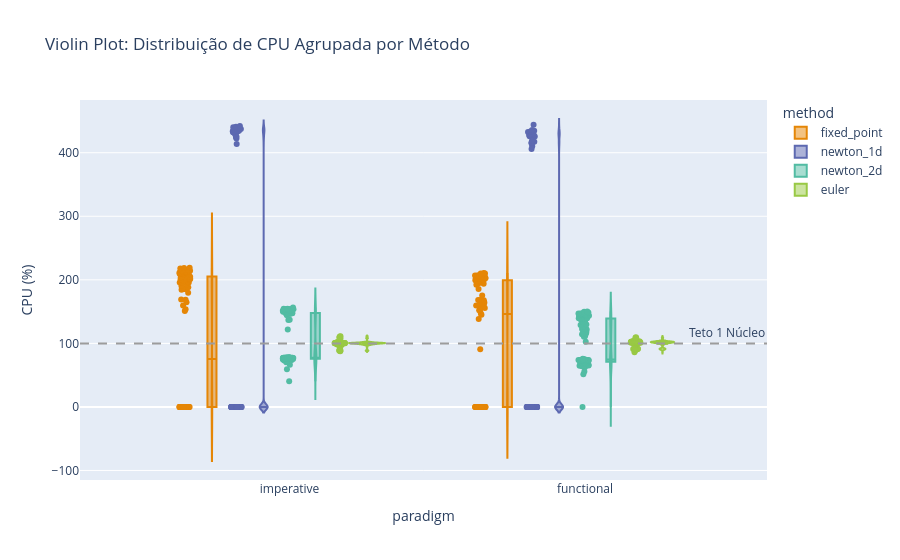

Notebook code for this chart:
### Code cell
# Gráfico de Violino para CPU (Onde os 600% aparecem como densidade)
fig_violin = px.violin(df, 
                       x="paradigm", 
                       y="cpu_usage_percent", 
                       color="method", 
                       box=True,      # Adiciona o boxplot interno
                       points="all",  # Mostra todos os pontos para transparência total
                       hover_data=['run_id'],
                       title="Violin Plot: Distribuição de CPU Agrupada por Método",
                       labels={"cpu_usage_percent": "CPU (%)"},
                       color_discrete_sequence=px.colors.qualitative.Vivid)

fig_violin.add_hline(y=100, line_dash="dash", line_color="#9C9C9C", annotation_text="Teto 1 Núcleo")
fig_violin.show()

### Figure 1 — Plotly figure (JSON) as saved in the notebook; plotly's stock layout.template omitted (floating-point values rounded to 4 significant figures; data arrays with more than 128 entries replaced by an {"elided": "..."} marker saying what was removed)
{"data": [{"alignmentgroup": "True", "box": {"visible": true}, "customdata": {"elided": "200x1 int values"}, "hovertemplate": "method=fixed_point<br>paradigm=%{x}<br>CPU (%)=%{y}<br>run_id=%{customdata[0]}<extra></extra>", "legendgroup": "fixed_point", "marker": {"color": "rgb(229, 134, 6)"}, "name": "fixed_point", "offsetgroup": "fixed_point", "orientation": "v", "points": "all", "scalegroup": "True", "showlegend": true, "type": "violin", "x": {"elided": "200 str values"}, "x0": " ", "xaxis": "x", "y": {"elided": "200 float values"}, "y0": " ", "yaxis": "y"}, {"alignmentgroup": "True", "box": {"visible": true}, "customdata": {"elided": "200x1 int values"}, "hovertemplate": "method=newton_1d<br>paradigm=%{x}<br>CPU (%)=%{y}<br>run_id=%{customdata[0]}<extra></extra>", "legendgroup": "newton_1d", "marker": {"color": "rgb(93, 105, 177)"}, "name": "newton_1d", "offsetgroup": "newton_1d", "orientation": "v", "points": "all", "scalegroup": "True", "showlegend": true, "type": "violin", "x": {"elided": "200 str values"}, "x0": " ", "xaxis": "x", "y": {"elided": "200 float values"}, "y0": " ", "yaxis": "y"}, {"alignmentgroup": "True", "box": {"visible": true}, "customdata": {"elided": "200x1 int values"}, "hovertemplate": "method=newton_2d<br>paradigm=%{x}<br>CPU (%)=%{y}<br>run_id=%{customdata[0]}<extra></extra>", "legendgroup": "newton_2d", "marker": {"color": "rgb(82, 188, 163)"}, "name": "newton_2d", "offsetgroup": "newton_2d", "orientation": "v", "points": "all", "scalegroup": "True", "showlegend": true, "type": "violin", "x": {"elided": "200 str values"}, "x0": " ", "xaxis": "x", "y": {"elided": "200 float values"}, "y0": " ", "yaxis": "y"}, {"alignmentgroup": "True", "box": {"visible": true}, "customdata": {"elided": "200x1 int values"}, "hovertemplate": "method=euler<br>paradigm=%{x}<br>CPU (%)=%{y}<br>run_id=%{customdata[0]}<extra></extra>", "legendgroup": "euler", "marker": {"color": "rgb(153, 201, 69)"}, "name": "euler", "offsetgroup": "euler", "orientation": "v", "points": "all", "scalegroup": "True", "showlegend": true, "type": "violin", "x": {"elided": "200 str values"}, "x0": " ", "xaxis": "x", "y": {"elided": "200 float values"}, "y0": " ", "yaxis": "y"}], "layout": {"annotations": [{"showarrow": false, "text": "Teto 1 Núcleo", "x": 1, "xanchor": "right", "xref": "x domain", "y": 100, "yanchor": "bottom", "yref": "y"}], "legend": {"title": {"text": "method"}, "tracegroupgap": 0}, "shapes": [{"line": {"color": "#9C9C9C", "dash": "dash"}, "type": "line", "x0": 0, "x1": 1, "xref": "x domain", "y0": 100, "y1": 100, "yref": "y"}], "title": {"text": "Violin Plot: Distribuição de CPU Agrupada por Método"}, "violinmode": "group", "xaxis": {"anchor": "y", "domain": [0, 1], "title": {"text": "paradigm"}}, "yaxis": {"anchor": "x", "domain": [0, 1], "title": {"text": "CPU (%)"}}}}
